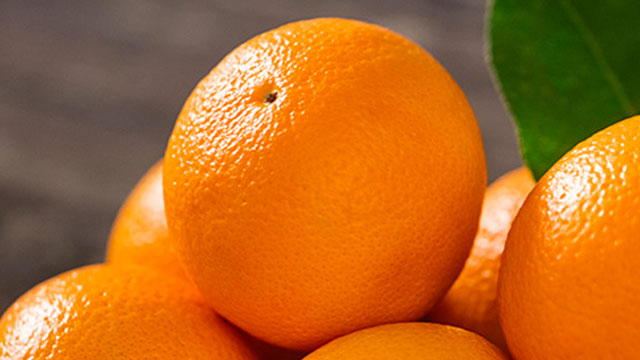
#> input picture 10Image_Recognition/MediaPipe_face/ai-orange-face.jpg, 640 x 360 px, given in place of the camera
$ python muti_color_catch.py
#> lines starting #> are read from the running program, lines starting #| are printed output that depends on the picture; after the words box and inside, x2 and y2 are one past the last pixel; in counts of white or black regions, pixels touching at a corner belong together
import cv2
import numpy as np

# 設定紅色的HSV範圍
lower_red1 = np.array([0, 120, 70])
upper_red1 = np.array([10, 255, 255])
lower_red2 = np.array([170, 120, 70])
upper_red2 = np.array([180, 255, 255])

# 設定藍色的HSV範圍
blue_lower = np.array([90, 100, 100])
blue_upper = np.array([140, 255, 255])

cap = cv2.VideoCapture(0)
if not cap.isOpened():
    print("Cannot open camera")
    exit()

while True:
    ret, img = cap.read()
#> img is the input picture: shape (360, 640, 3); mean B, G, R 35.6, 105, 180.2
    if not ret:
        print("Cannot receive frame")
        break

    img = cv2.resize(img, (640, 360))

    # 轉換圖像為HSV色彩空間
    hsv_img = cv2.cvtColor(img, cv2.COLOR_BGR2HSV)
#> hsv_img: shape (360, 640, 3); mean H, S, V 15.9, 188.7, 183.2

    # 紅色範圍檢測
    mask1 = cv2.inRange(hsv_img, lower_red1, upper_red1)
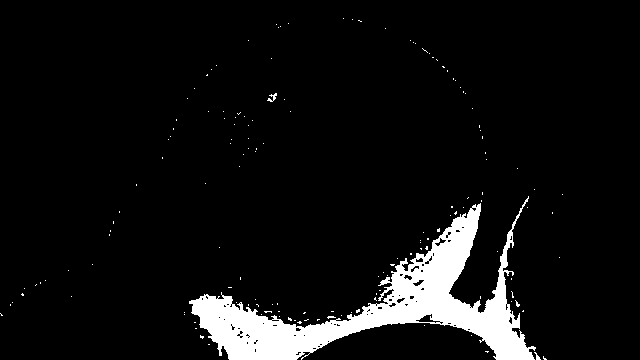
#> mask1: shape (360, 640); 6.9% white; 150 white regions (147 under 20 px), largest, box (x1, y1, x2, y2) and area: (189, 196, 536, 360) 15503, (267, 93, 277, 102) 39, (534, 352, 541, 360) 23
    mask2 = cv2.inRange(hsv_img, lower_red2, upper_red2)
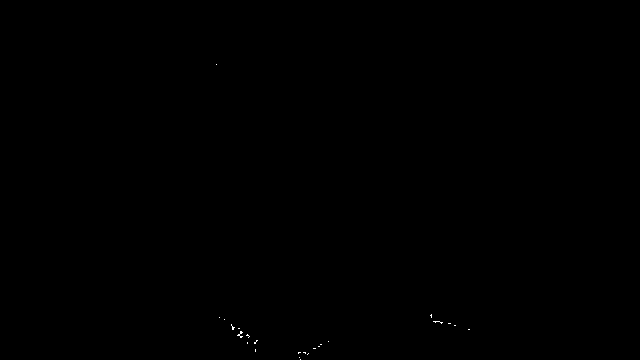
#> mask2: shape (360, 640); 0.04% white in thin lines or dots, all inside (x1, y1, x2, y2) = (216, 64, 470, 360)
    red_output = cv2.bitwise_or(mask1, mask2)
#> red_output: shape (360, 640); 7% white; 150 white regions (147 under 20 px), largest, box (x1, y1, x2, y2) and area: (189, 196, 536, 360) 15596, (267, 93, 277, 102) 39, (534, 352, 541, 360) 23

    kernel = cv2.getStructuringElement(cv2.MORPH_RECT, (11, 11))
    red_output = cv2.dilate(red_output, kernel)
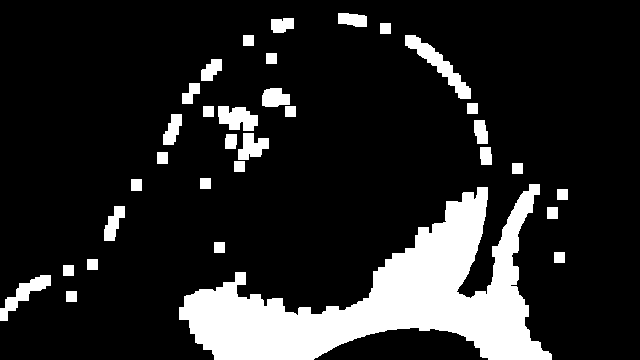
#> red_output: shape (360, 640); 15.2% white; 33 white regions, largest, box (x1, y1, x2, y2) and area: (179, 184, 552, 360) 26718, (405, 35, 471, 99) 1109, (0, 275, 51, 321) 759
    red_output = cv2.erode(red_output, kernel)
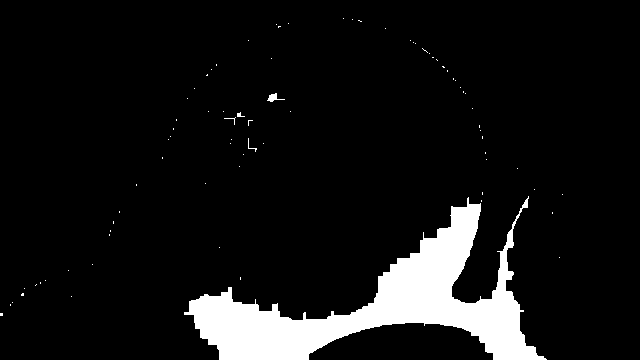
#> red_output: shape (360, 640); 8.3% white; 79 white regions (75 under 20 px)

    contours, hierarchy = cv2.findContours(red_output, cv2.RETR_EXTERNAL, cv2.CHAIN_APPROX_SIMPLE)
#> contours = 79 contours, 77 with area under 20; largest, box (x1, y1, x2, y2) and area: (184, 196, 547, 360) 18272, (267, 93, 285, 102) 46

    for contour in contours:
        area = cv2.contourArea(contour)
        color = (0, 0, 255)  # 紅色邊框
        if area > 300:
            x, y, w, h = cv2.boundingRect(contour)
            img = cv2.rectangle(img, (x, y), (x + w, y + h), color, 3)
#> this loop made 79 passes
#> (area, x, y, w, h) on pass 21: (18272, 184, 196, 363, 164)
#> area on pass 53: 46
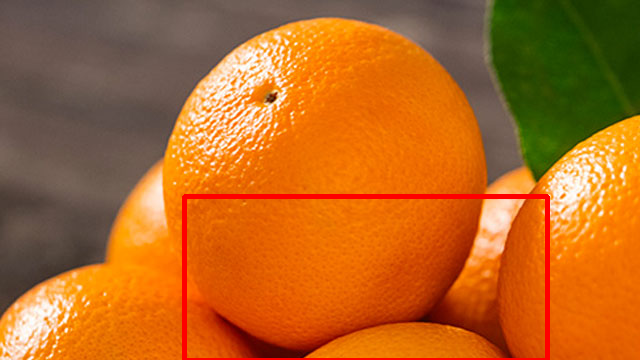
#> img: shape (360, 640, 3); 1.81% of pixels changed, all inside (x1, y1, x2, y2) = (182, 194, 550, 360)

    # 藍色範圍檢測
    blue_output = cv2.inRange(hsv_img, blue_lower, blue_upper)
#> blue_output: shape (360, 640); every value is 0
    blue_output = cv2.dilate(blue_output, kernel)
    blue_output = cv2.erode(blue_output, kernel)

    contours, hierarchy = cv2.findContours(blue_output, cv2.RETR_EXTERNAL, cv2.CHAIN_APPROX_SIMPLE)
#> contours = []

    for contour in contours:
        area = cv2.contourArea(contour)
        color = (255, 255, 0)  # 藍色邊框
        if area > 300:
            x, y, w, h = cv2.boundingRect(contour)
            img = cv2.rectangle(img, (x, y), (x + w, y + h), color, 3)
#> this loop made 0 passes

    cv2.imshow('oxxostudio', img)
    if cv2.waitKey(1) == ord('q'):
#> (key q is pressed here)
        break

cap.release()
cv2.destroyAllWindows()
